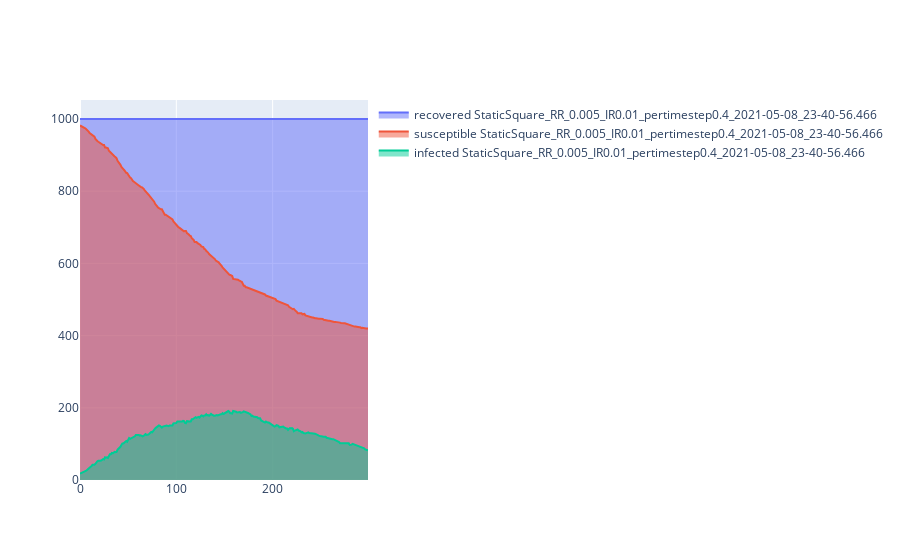
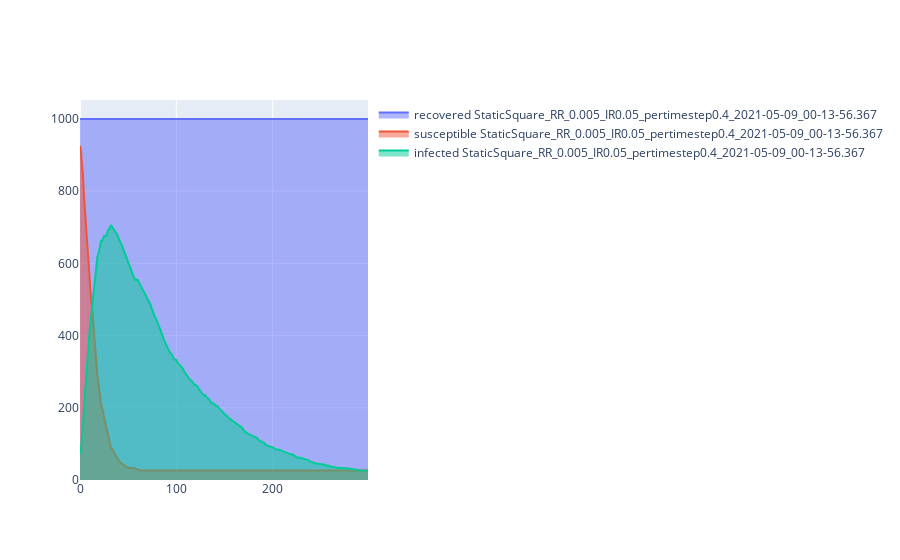
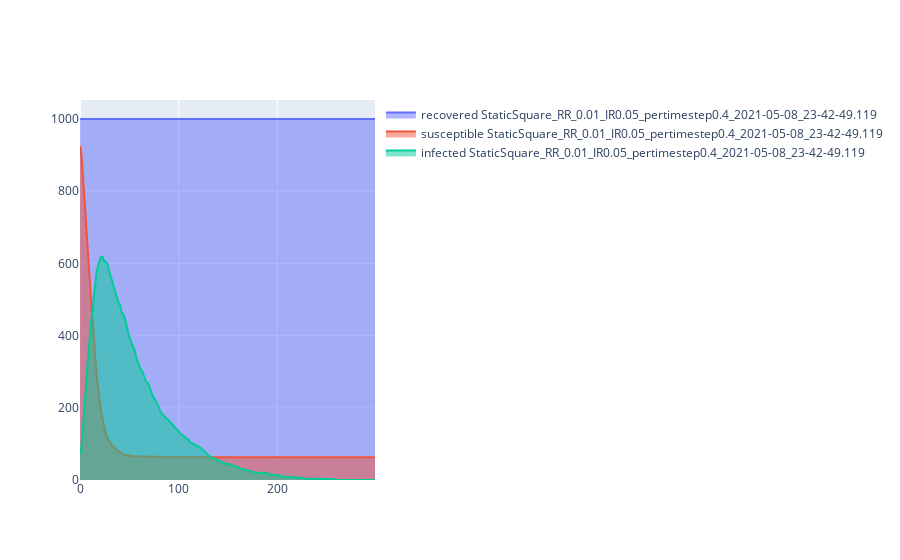
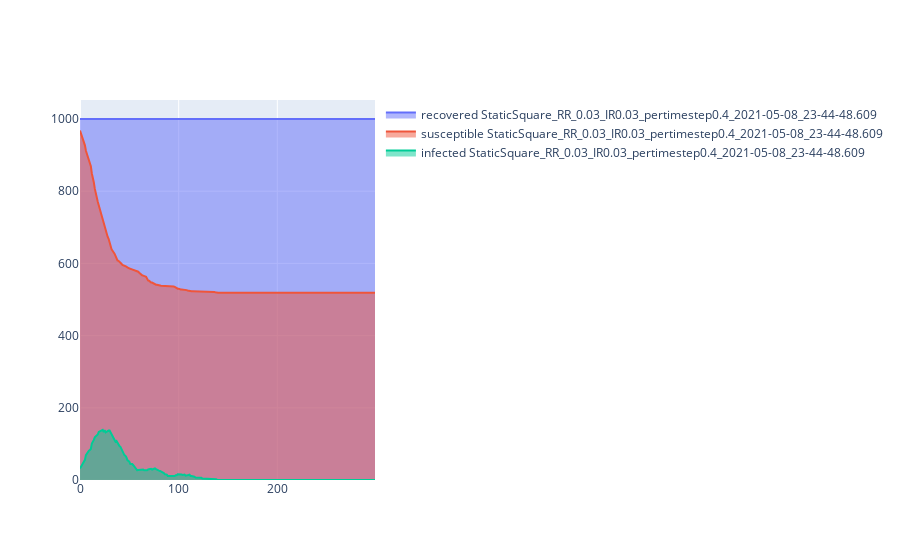

These figures' notebook cell, in order:
### Code cell
for sim in sims:
    if 'corrupt' not in sim:
        scatters, group_counts = create_folder_data_scatter(sim) 
        iplot(scatters)

### Figure 1 — Plotly figure (JSON) as saved in the notebook; plotly's stock layout.template omitted (floating-point values rounded to 4 significant figures; data arrays with more than 128 entries replaced by an {"elided": "..."} marker saying what was removed)
{"data": [{"fill": "tozeroy", "mode": "lines", "name": "recovered StaticSquare_RR_0.005_IR0.01_pertimestep0.4_2021-05-08_23-40-56.466", "type": "scatter", "x": {"elided": "300 int values"}, "y": {"elided": "300 int values"}}, {"fill": "tozeroy", "mode": "lines", "name": "susceptible StaticSquare_RR_0.005_IR0.01_pertimestep0.4_2021-05-08_23-40-56.466", "type": "scatter", "x": {"elided": "300 int values"}, "y": {"elided": "300 int values"}}, {"fill": "tozeroy", "mode": "lines", "name": "infected StaticSquare_RR_0.005_IR0.01_pertimestep0.4_2021-05-08_23-40-56.466", "type": "scatter", "x": {"elided": "300 int values"}, "y": {"elided": "300 int values"}}], "layout": {}}

### Figure 2 — Plotly figure (JSON) as saved in the notebook; plotly's stock layout.template omitted (floating-point values rounded to 4 significant figures; data arrays with more than 128 entries replaced by an {"elided": "..."} marker saying what was removed)
{"data": [{"fill": "tozeroy", "mode": "lines", "name": "recovered StaticSquare_RR_0.005_IR0.05_pertimestep0.4_2021-05-09_00-13-56.367", "type": "scatter", "x": {"elided": "300 int values"}, "y": {"elided": "300 int values"}}, {"fill": "tozeroy", "mode": "lines", "name": "susceptible StaticSquare_RR_0.005_IR0.05_pertimestep0.4_2021-05-09_00-13-56.367", "type": "scatter", "x": {"elided": "300 int values"}, "y": {"elided": "300 int values"}}, {"fill": "tozeroy", "mode": "lines", "name": "infected StaticSquare_RR_0.005_IR0.05_pertimestep0.4_2021-05-09_00-13-56.367", "type": "scatter", "x": {"elided": "300 int values"}, "y": {"elided": "300 int values"}}], "layout": {}}

### Figure 3 — Plotly figure (JSON) as saved in the notebook; plotly's stock layout.template omitted (floating-point values rounded to 4 significant figures; data arrays with more than 128 entries replaced by an {"elided": "..."} marker saying what was removed)
{"data": [{"fill": "tozeroy", "mode": "lines", "name": "recovered StaticSquare_RR_0.01_IR0.05_pertimestep0.4_2021-05-08_23-42-49.119", "type": "scatter", "x": {"elided": "300 int values"}, "y": {"elided": "300 int values"}}, {"fill": "tozeroy", "mode": "lines", "name": "susceptible StaticSquare_RR_0.01_IR0.05_pertimestep0.4_2021-05-08_23-42-49.119", "type": "scatter", "x": {"elided": "300 int values"}, "y": {"elided": "300 int values"}}, {"fill": "tozeroy", "mode": "lines", "name": "infected StaticSquare_RR_0.01_IR0.05_pertimestep0.4_2021-05-08_23-42-49.119", "type": "scatter", "x": {"elided": "300 int values"}, "y": {"elided": "300 int values"}}], "layout": {}}

### Figure 4 — Plotly figure (JSON) as saved in the notebook; plotly's stock layout.template omitted (floating-point values rounded to 4 significant figures; data arrays with more than 128 entries replaced by an {"elided": "..."} marker saying what was removed)
{"data": [{"fill": "tozeroy", "mode": "lines", "name": "recovered StaticSquare_RR_0.03_IR0.03_pertimestep0.4_2021-05-08_23-44-48.609", "type": "scatter", "x": {"elided": "300 int values"}, "y": {"elided": "300 int values"}}, {"fill": "tozeroy", "mode": "lines", "name": "susceptible StaticSquare_RR_0.03_IR0.03_pertimestep0.4_2021-05-08_23-44-48.609", "type": "scatter", "x": {"elided": "300 int values"}, "y": {"elided": "300 int values"}}, {"fill": "tozeroy", "mode": "lines", "name": "infected StaticSquare_RR_0.03_IR0.03_pertimestep0.4_2021-05-08_23-44-48.609", "type": "scatter", "x": {"elided": "300 int values"}, "y": {"elided": "300 int values"}}], "layout": {}}
